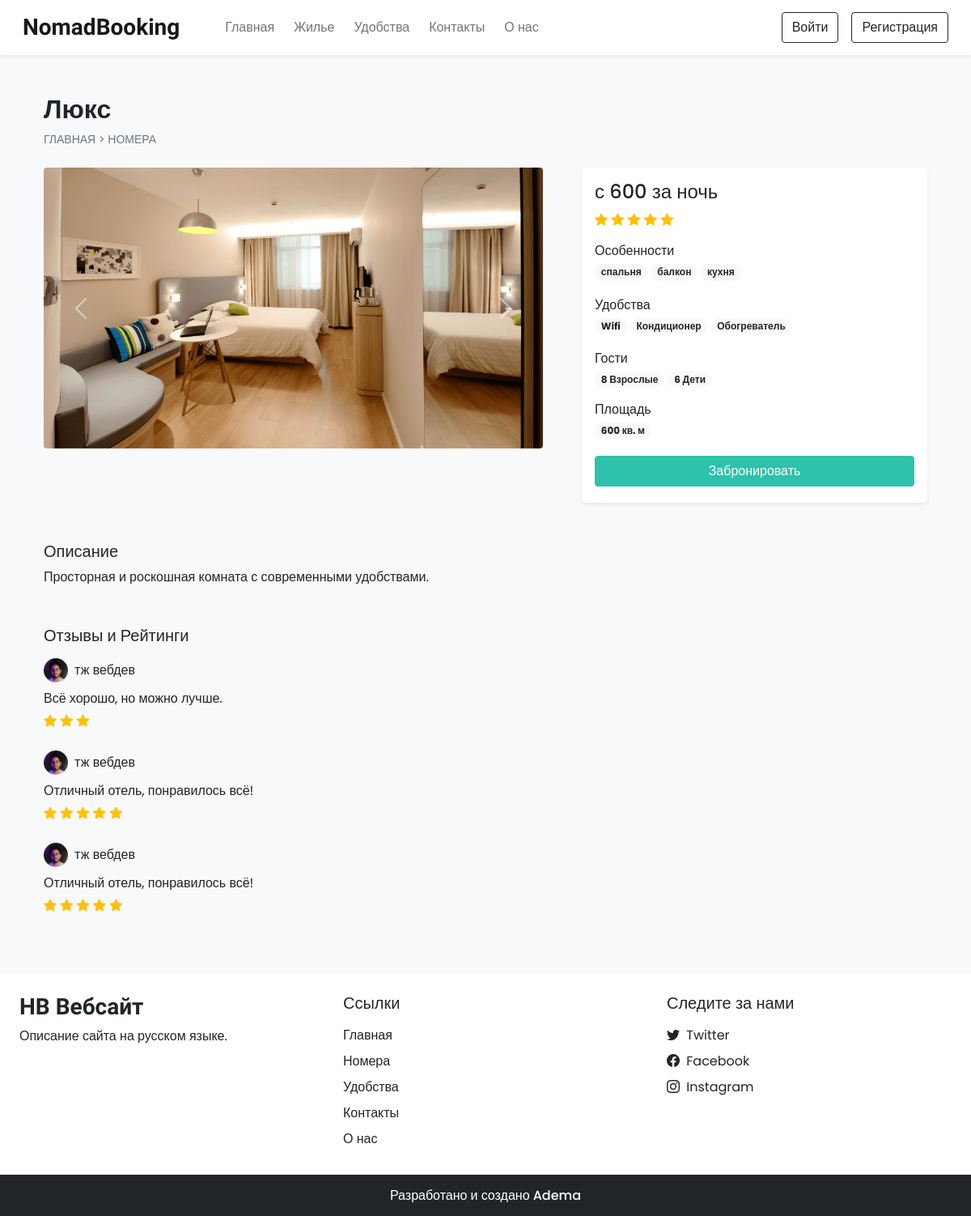
Page /room_details.php?id=5 on the committed database.
### tables this page shows
CREATE TABLE `rooms` (
  `id` int(11) NOT NULL,
  `name` varchar(150) NOT NULL,
  `area` int(11) NOT NULL,
  `price` int(11) NOT NULL,
  `quantity` int(11) NOT NULL,
  `adult` int(11) NOT NULL,
  `children` int(11) NOT NULL,
  `description` varchar(350) NOT NULL,
  `status` tinyint(4) NOT NULL DEFAULT 1,
  `removed` int(11) NOT NULL DEFAULT 0
);

CREATE TABLE `room_images` (
  `sr_no` int(11) NOT NULL,
  `room_id` int(11) NOT NULL,
  `image` varchar(150) NOT NULL,
  `thumb` tinyint(4) NOT NULL DEFAULT 0
);

CREATE TABLE `features` (
  `id` int(11) NOT NULL,
  `name` varchar(50) NOT NULL
);

CREATE TABLE `facilities` (
  `id` int(11) NOT NULL,
  `icon` varchar(100) NOT NULL,
  `name` varchar(50) NOT NULL,
  `description` varchar(250) NOT NULL
);

CREATE TABLE `rating_review` (
  `sr_no` int(11) NOT NULL,
  `booking_id` int(11) NOT NULL,
  `room_id` int(11) NOT NULL,
  `user_id` int(11) NOT NULL,
  `rating` int(11) NOT NULL,
  `review` varchar(200) NOT NULL,
  `seen` int(11) NOT NULL DEFAULT 0,
  `datentime` datetime NOT NULL DEFAULT current_timestamp()
);

CREATE TABLE `user_cred` (
  `id` int(11) NOT NULL,
  `name` varchar(100) NOT NULL,
  `email` varchar(150) NOT NULL,
  `address` varchar(120) NOT NULL,
  `phonenum` varchar(100) NOT NULL,
  `pincode` int(11) NOT NULL,
  `dob` date NOT NULL,
  `profile` varchar(100) NOT NULL,
  `password` varchar(200) NOT NULL,
  `is_verified` int(11) NOT NULL DEFAULT 0,
  `token` varchar(200) DEFAULT NULL,
  `t_expire` date DEFAULT NULL,
  `status` int(11) NOT NULL DEFAULT 1,
  `datentime` datetime NOT NULL DEFAULT current_timestamp()
);

CREATE TABLE `settings` (
  `sr_no` int(11) NOT NULL,
  `site_title` varchar(50) NOT NULL,
  `site_about` varchar(250) NOT NULL,
  `shutdown` tinyint(1) NOT NULL
);

### admin/inc/db_config.php (called while the page is built, shortened)
<?php
  function select($sql,$values,$datatypes)
  {
    $con = $GLOBALS['con'];
    if($stmt = mysqli_prepare($con,$sql))
    {
      mysqli_stmt_bind_param($stmt,$datatypes,...$values);
      if(mysqli_stmt_execute($stmt)){
        $res = mysqli_stmt_get_result($stmt);
        return $res;
      }
      else{
        mysqli_stmt_close($stmt);
        die("Query cannot be executed - Select");
      }
    }
    else{
      die("Query cannot be prepared - Select");
    }
  }
?>

### room_details.php (the view, shortened to what this page needs)
<!DOCTYPE html>
<html lang="ru">
<head>
  <?php require('inc/links.php'); ?>
</head>
<body class="bg-light">
  <?php require('inc/header.php'); ?>
  <?php
    $data = filteration($_GET);
    $room_res = select("SELECT * FROM `rooms` WHERE `id`=? AND `status`=? AND `removed`=?",[$data['id'],1,0],'iii');
    $room_data = mysqli_fetch_assoc($room_res);
  ?>
  <div class="container">
    <div class="row">
      <div class="col-12 my-5 mb-4 px-4">
        <h2 class="fw-bold"><?php echo $room_data['name'] ?></h2>
        <div style="font-size: 14px;">
          <a href="index.php" class="text-secondary text-decoration-none">ГЛАВНАЯ</a>
          <span class="text-secondary"> > </span>
          <a href="rooms.php" class="text-secondary text-decoration-none">НОМЕРА</a>
        </div>
      </div>
      <div class="col-lg-7 col-md-12 px-4">
        <div id="roomCarousel" class="carousel slide" data-bs-ride="carousel">
          <div class="carousel-inner">
            <?php
              $room_img = ROOMS_IMG_PATH."thumbnail.jpg";
              $img_q = mysqli_query($con,"SELECT * FROM `room_images`
                WHERE `room_id`='$room_data[id]'");
              if(mysqli_num_rows($img_q)>0)
              {
                $active_class = 'active';
                while($img_res = mysqli_fetch_assoc($img_q))
                {
                  echo"
                    <div class='carousel-item $active_class'>
                      <img src='".ROOMS_IMG_PATH.$img_res['image']."' class='d-block w-100 rounded'>
                    </div>
                  ";
                  $active_class='';
                }
              }
              else{
                echo"<div class='carousel-item active'>
                  <img src='$room_img' class='d-block w-100'>
                </div>";
              }
            ?>
          </div>
          <button class="carousel-control-prev" type="button" data-bs-target="#roomCarousel" data-bs-slide="prev">
            <span class="carousel-control-prev-icon" aria-hidden="true"></span>
          </button>
          <button class="carousel-control-next" type="button" data-bs-target="#roomCarousel" data-bs-slide="next">
            <span class="carousel-control-next-icon" aria-hidden="true"></span>
          </button>
        </div>
      </div>
      <div class="col-lg-5 col-md-12 px-4">
        <div class="card mb-4 border-0 shadow-sm rounded-3">
          <div class="card-body">
            <?php
              echo<<<price
                <h4>с $room_data[price] за ночь</h4>
              price;
              $rating_q = "SELECT AVG(rating) AS `avg_rating` FROM `rating_review`
                WHERE `room_id`='$room_data[id]' ORDER BY `sr_no` DESC LIMIT 20";
              $rating_res = mysqli_query($con,$rating_q);
              $rating_fetch = mysqli_fetch_assoc($rating_res);
              $rating_data = "";
              if($rating_fetch['avg_rating']!=NULL)
              {
                for($i=0; $i < $rating_fetch['avg_rating']; $i++){
                  $rating_data .="<i class='bi bi-star-fill text-warning'></i> ";
                }
              }
              echo<<<rating
                <div class="mb-3">
                  $rating_data
                </div>
              rating;
              $fea_q = mysqli_query($con,"SELECT f.name FROM `features` f
                INNER JOIN `room_features` rfea ON f.id = rfea.features_id
                WHERE rfea.room_id = '$room_data[id]'");
              $features_data = "";
              while($fea_row = mysqli_fetch_assoc($fea_q)){
                $features_data .="<span class='badge rounded-pill bg-light text-dark text-wrap me-1 mb-1'>
                  $fea_row[name]
                </span>";
              }
              echo<<<features
                <div class="mb-3">
                  <h6 class="mb-1">Особенности</h6>
                  $features_data
                </div>
              features;
              $fac_q = mysqli_query($con,"SELECT f.name FROM `facilities` f
                INNER JOIN `room_facilities` rfac ON f.id = rfac.facilities_id
                WHERE rfac.room_id = '$room_data[id]'");
              $facilities_data = "";
              while($fac_row = mysqli_fetch_assoc($fac_q)){
                $facilities_data .="<span class='badge rounded-pill bg-light text-dark text-wrap me-1 mb-1'>
                  $fac_row[name]
                </span>";
              }
              echo<<<facilities
                <div class="mb-3">
                  <h6 class="mb-1">Удобства</h6>
                  $facilities_data
                </div>
              facilities;
              echo<<<guests
                <div class="mb-3">
                  <h6 class="mb-1">Гости</h6>
                  <span class="badge rounded-pill bg-light text-dark text-wrap">
                    $room_data[adult] Взрослые
                  </span>
                  <span class="badge rounded-pill bg-light text-dark text-wrap">
                    $room_data[children] Дети
                  </span>
                </div>
              guests;
              echo<<<area
                <div class="mb-3">
                  <h6 class="mb-1">Площадь</h6>
                  <span class='badge rounded-pill bg-light text-dark text-wrap me-1 mb-1'>
                    $room_data[area] кв. м
                  </span>
                </div>
              area;
              if(!$settings_r['shutdown']){
                $login=0;
                echo<<<book
                  <button onclick='checkLoginToBook($login,$room_data[id])' class="btn w-100 text-white custom-bg shadow-none mb-1">Забронировать</button>
                book;
              }
            ?>
          </div>
        </div>
      </div>
      <div class="col-12 mt-4 px-4">
        <div class="mb-5">
          <h5>Описание</h5>
          <p>
            <?php echo $room_data['description'] ?>
          </p>
        </div>
        <div>
          <h5 class="mb-3">Отзывы и Рейтинги</h5>
          <?php
            $review_q = "SELECT rr.*,uc.name AS uname, uc.profile, r.name AS rname FROM `rating_review` rr
              INNER JOIN `user_cred` uc ON rr.user_id = uc.id
              INNER JOIN `rooms` r ON rr.room_id = r.id
              WHERE rr.room_id = '$room_data[id]'
              ORDER BY `sr_no` DESC LIMIT 15";
            $review_res = mysqli_query($con,$review_q);
            $img_path = USERS_IMG_PATH;
            if(mysqli_num_rows($review_res)==0){
              echo 'Отзывов пока нет!';
            }
            else
            {
              while($row = mysqli_fetch_assoc($review_res))
              {
                $stars = "<i class='bi bi-star-fill text-warning'></i> ";
                for($i=1; $i<$row['rating']; $i++){
                  $stars .= " <i class='bi bi-star-fill text-warning'></i>";
                }
                echo<<<reviews
                  <div class="mb-4">
                    <div class="d-flex align-items-center mb-2">
                      <img src="$img_path$row[profile]" class="rounded-circle" loading="lazy" width="30px">
                      <h6 class="m-0 ms-2">$row[uname]</h6>
                    </div>
                    <p class="mb-1">
                      $row[review]
                    </p>
                    <div>
                      $stars
                    </div>
                  </div>
                reviews;
              }
            }
          ?>
        </div>
      </div>
    </div>
  </div>
  <?php require('inc/footer.php'); ?>
</body>
</html>

### inc/footer.php (shortened to what this page needs)
<div class="container-fluid bg-white mt-5">
  <div class="row">
    <div class="col-lg-4 p-4">
      <h3 class="h-font fw-bold fs-3 mb-2"><?php echo $settings_r['site_title'] ?></h3>
      <p>
        <?php echo $settings_r['site_about'] ?>
      </p>
    </div>
    <div class="col-lg-4 p-4">
      <h5 class="mb-3">Ссылки</h5>
      <a href="index.php" class="d-inline-block mb-2 text-dark text-decoration-none">Главная</a> <br>
      <a href="rooms.php" class="d-inline-block mb-2 text-dark text-decoration-none">Номера</a> <br>
      <a href="facilities.php" class="d-inline-block mb-2 text-dark text-decoration-none">Удобства</a> <br>
      <a href="contact.php" class="d-inline-block mb-2 text-dark text-decoration-none">Контакты</a> <br>
      <a href="about.php" class="d-inline-block mb-2 text-dark text-decoration-none">О нас</a>
    </div>
    <div class="col-lg-4 p-4">
      <h5 class="mb-3">Следите за нами</h5>
      <?php
        if($contact_r['tw']!=''){
          echo<<<data
            <a href="$contact_r[tw]" class="d-inline-block text-dark text-decoration-none mb-2">
              <i class="bi bi-twitter me-1"></i> Twitter
            </a><br>
          data;
        }
      ?>
      <a href="<?php echo $contact_r['fb'] ?>" class="d-inline-block text-dark text-decoration-none mb-2">
        <i class="bi bi-facebook me-1"></i> Facebook
      </a><br>
      <a href="<?php echo $contact_r['insta'] ?>" class="d-inline-block text-dark text-decoration-none">
        <i class="bi bi-instagram me-1"></i> Instagram
      </a><br>
    </div>
  </div>
</div>
<h6 class="text-center bg-dark text-white p-3 m-0">Разработано и создано Adema</h6>

### css/common.css (style rules this page uses)
:root { --teal: #2ec1ac; --teal_hover: #279e8c; }
* { font-family: 'Poppins', sans-serif; }
.h-font { font-family: 'Merienda', cursive; }
.custom-bg { background-color: var(--teal); border: 1px solid var(--teal); }

### rows in the picture
rooms: name "Люкс", price "600", adult "8", children "6", area "600", description "Просторная и роскошная комната с современными удобствами."
room_images: image (picture)
features: name "спальня"
features: name "балкон"
features: name "кухня"
facilities: name "Wifi"
facilities: name "Кондиционер"
facilities: name "Обогреватель"
rating_review: user.profile (picture), user.name "тж вебдев", review "Всё хорошо, но можно лучше."
rating_review: user.profile (picture), user.name "тж вебдев", review "Отличный отель, понравилось всё!"
rating_review: user.profile (picture), user.name "тж вебдев", review "Отличный отель, понравилось всё!"
settings: site_title "HB Вебсайт", site_about "Описание сайта на русском языке."
